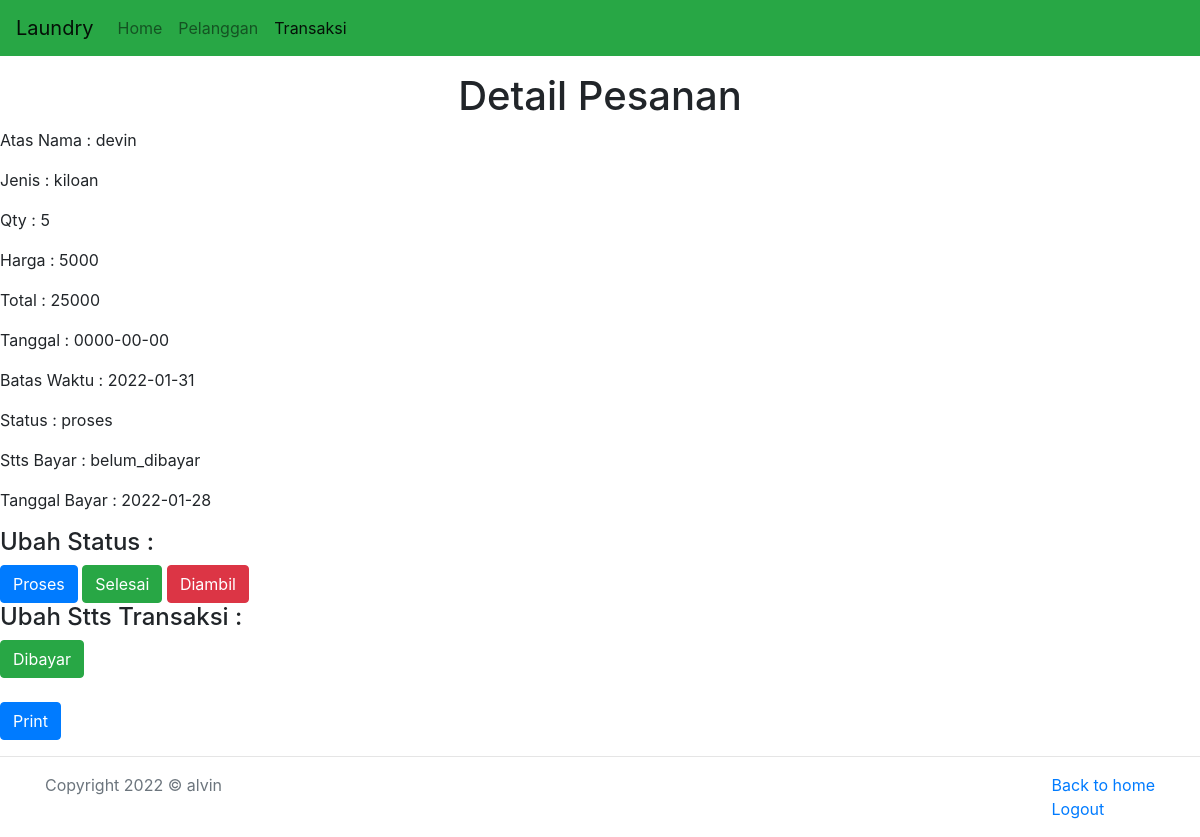
Screenshot of /kasir/transaksi/detail.php?id=1 (signed in) with the database file from the repository.
### tables this page shows
CREATE TABLE `detail_transaksi` (
  `id` int(11) NOT NULL,
  `id_transaksi` int(11) NOT NULL,
  `id_paket` int(11) NOT NULL,
  `qty` int(11) NOT NULL
);

CREATE TABLE `member` (
  `id` int(11) NOT NULL,
  `nama` varchar(100) NOT NULL,
  `alamat` text NOT NULL,
  `jenis_kelamin` enum('laki-laki','perempuan') NOT NULL,
  `tlp` varchar(15) NOT NULL
);

CREATE TABLE `paket` (
  `id` int(11) NOT NULL,
  `jenis` enum('kiloan','selimut','bed_cover','kaos') NOT NULL,
  `harga` int(11) NOT NULL
);

CREATE TABLE `transaksi` (
  `id` int(11) NOT NULL,
  `id_member` int(11) NOT NULL,
  `tgl` date NOT NULL,
  `batas_waktu` date NOT NULL,
  `tgl_bayar` date NOT NULL,
  `status` enum('baru','proses','selesai','diambil') NOT NULL,
  `dibayar` enum('dibayar','belum_dibayar') NOT NULL,
  `id_user` int(11) NOT NULL
);

### kasir/transaksi/detail.php (the view, shortened to what this page needs)
<?php
            include "../koneksi.php";
            $qry_get_detail=mysqli_query($conn,"select *, qty * harga as total from detail_transaksi join transaksi on transaksi.id=detail_transaksi.id_transaksi join paket on paket.id=detail_transaksi.id_paket join member on member.id=transaksi.id_member join user on user.id=transaksi.id_user where id_transaksi = '".$_GET['id']."' ");
            $data_detail=mysqli_fetch_array($qry_get_detail);
        ?>
<div>
    <center><h1 class="">Detail Pesanan</h1></center>
    <p> Atas Nama : <?=$data_detail ['nama']?></p>
    <p> Jenis : <?=$data_detail ['jenis']?></p>
    <p> Qty : <?=$data_detail ['qty']?></p>
    <p> Harga : <?=$data_detail ['harga']?></p>
    <p> Total : <?=$data_detail ['total']?></p>
    <p> Tanggal : <?=$data_detail ['tgl']?></p>
    <p> Batas Waktu : <?=$data_detail ['batas_waktu']?></p>
    <p> Status : <?=$data_detail ['status']?></p>
    <p> Stts Bayar : <?=$data_detail ['dibayar']?></p>
    <p> Tanggal Bayar : <?=$data_detail ['tgl_bayar']?></p>
    <h4>Ubah Status :</h4>
    <a href="proses.php?id=<?=$data_detail ['id_transaksi'];?>" class="btn btn-primary">Proses</a>
    <a href="selesai.php?id=<?=$data_detail ['id_transaksi'];?>" class="btn btn-success">Selesai</a>
    <a href="diambil.php?id=<?=$data_detail ['id_transaksi'];?>" class="btn btn-danger">Diambil</a><br>
    <h4>Ubah Stts Transaksi :</h4>
    <a href="Dibayar.php?id=<?=$data_detail ['id_transaksi'];?>" class="btn btn-success">Dibayar</a><br><br>
    <a target="_blank" class="btn btn-primary" href="cetak.php?id_transaksi=<?php echo $data_detail['id_transaksi']; ?>">Print</a>
</div>
<?php
    include "../footer.php"
    ?>

### rows the page displays
detail_transaksi: member.nama "devin", id_paket.jenis "kiloan", qty "5", id_paket.harga "5000", id_transaksi.tgl "0000-00-00", id_transaksi.batas_waktu "2022-01-31", id_transaksi.status "proses", id_transaksi.dibayar "belum_dibayar", id_transaksi.tgl_bayar "2022-01-28"

### other values shown
$data_detail ['total'] "25000"
